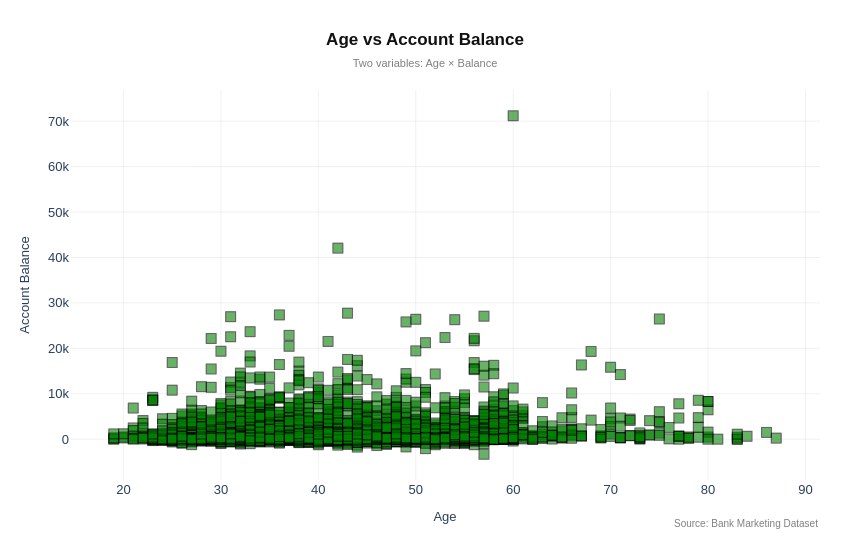

This figure's notebook cell:
### Markdown cell above
## **Enhanced Scatter Plot**

### Chart: Age vs Account Balance

### Contextual Layer

* Direct visualization of bivariate ( numerical vs numerical)

### Aesthetic Layer

* Clean theme, Arial font, wider layout (850×550)
* Green Square markers with thin black borders

### Informative Layer

* Centered bold title with short subtitle
* Axis labels with units
* Light gridlines on both axes
* Hover shows nearest point details

### Code cell
# ── i) CONTEXTUAL LAYER ───────────────────────────────────
fig = px.scatter(df, x="age", y="balance")

# ── ii) AESTHETIC LAYER ───────────────────────────────────
fig.update_traces(
    marker = dict(
        color   = "green",
        size    = 10,
        opacity = 0.6,
        symbol  = "square",
        line    = dict(width=1, color="black"),
    ),
)

# ── iii) INFORMATIVE LAYER ────────────────────────────────
fig.update_layout(
    font          = dict(family="Arial, sans-serif", size=13),
    plot_bgcolor  = "white",
    paper_bgcolor = "white",
    width         = 850,
    height        = 550,
    margin        = dict(l=70, r=30, t=90, b=70),

    title = dict(
        text     = "<b>Age vs Account Balance</b>",
        subtitle = dict(
            text = "  Two variables: Age × Balance",
            font = dict(size=11, color="grey"),
        ),
        x        = 0.5,
        xanchor  = "center",
        font     = dict(size=17, color="#111"),
    ),

    xaxis = dict(
        title     = dict(text="Age ", font=dict(size=13)),
        showgrid  = True,
        gridcolor = "rgba(0,0,0,0.06)",
        zeroline  = False,
    ),

    yaxis = dict(
        title     = dict(text="Account Balance ", font=dict(size=13)),
        showgrid  = True,
        gridcolor = "rgba(0,0,0,0.06)",
        zeroline  = False,
    ),

    hovermode  = "closest",
    showlegend = False,
)

fig.add_annotation(
    xref="paper", yref="paper",
    x=1, y=-0.13,
    text="Source: Bank Marketing Dataset",
    showarrow=False, xanchor="right",
    font=dict(size=10, color="grey")
)

fig.show()

### Figure 1 — Plotly figure (JSON) as saved in the notebook; plotly's stock layout.template omitted (floating-point values rounded to 4 significant figures; data arrays with more than 128 entries replaced by an {"elided": "..."} marker saying what was removed)
{"data": [{"hovertemplate": "age=%{x}<br>balance=%{y}<extra></extra>", "legendgroup": "", "marker": {"color": "green", "line": {"color": "black", "width": 1}, "opacity": 0.6, "size": 10, "symbol": "square"}, "mode": "markers", "name": "", "showlegend": false, "type": "scattergl", "x": {"elided": "4521 int values"}, "xaxis": "x", "y": {"elided": "4521 int values"}, "yaxis": "y"}], "layout": {"annotations": [{"font": {"color": "grey", "size": 10}, "showarrow": false, "text": "Source: Bank Marketing Dataset", "x": 1, "xanchor": "right", "xref": "paper", "y": -0.13, "yref": "paper"}], "font": {"family": "Arial, sans-serif", "size": 13}, "height": 550, "hovermode": "closest", "legend": {"tracegroupgap": 0}, "margin": {"b": 70, "l": 70, "r": 30, "t": 90}, "paper_bgcolor": "white", "plot_bgcolor": "white", "showlegend": false, "title": {"font": {"color": "#111", "size": 17}, "subtitle": {"font": {"color": "grey", "size": 11}, "text": "  Two variables: Age × Balance"}, "text": "<b>Age vs Account Balance</b>", "x": 0.5, "xanchor": "center"}, "width": 850, "xaxis": {"anchor": "y", "autorange": true, "domain": [0, 1], "gridcolor": "rgba(0, 0, 0, 0.06)", "range": [14.51, 91.49], "showgrid": true, "title": {"font": {"size": 13}, "text": "Age "}, "type": "linear", "zeroline": false}, "yaxis": {"anchor": "x", "autorange": true, "domain": [0, 1], "gridcolor": "rgba(0, 0, 0, 0.06)", "range": [-8980.0, 76860.0], "showgrid": true, "title": {"font": {"size": 13}, "text": "Account Balance "}, "type": "linear", "zeroline": false}}}
